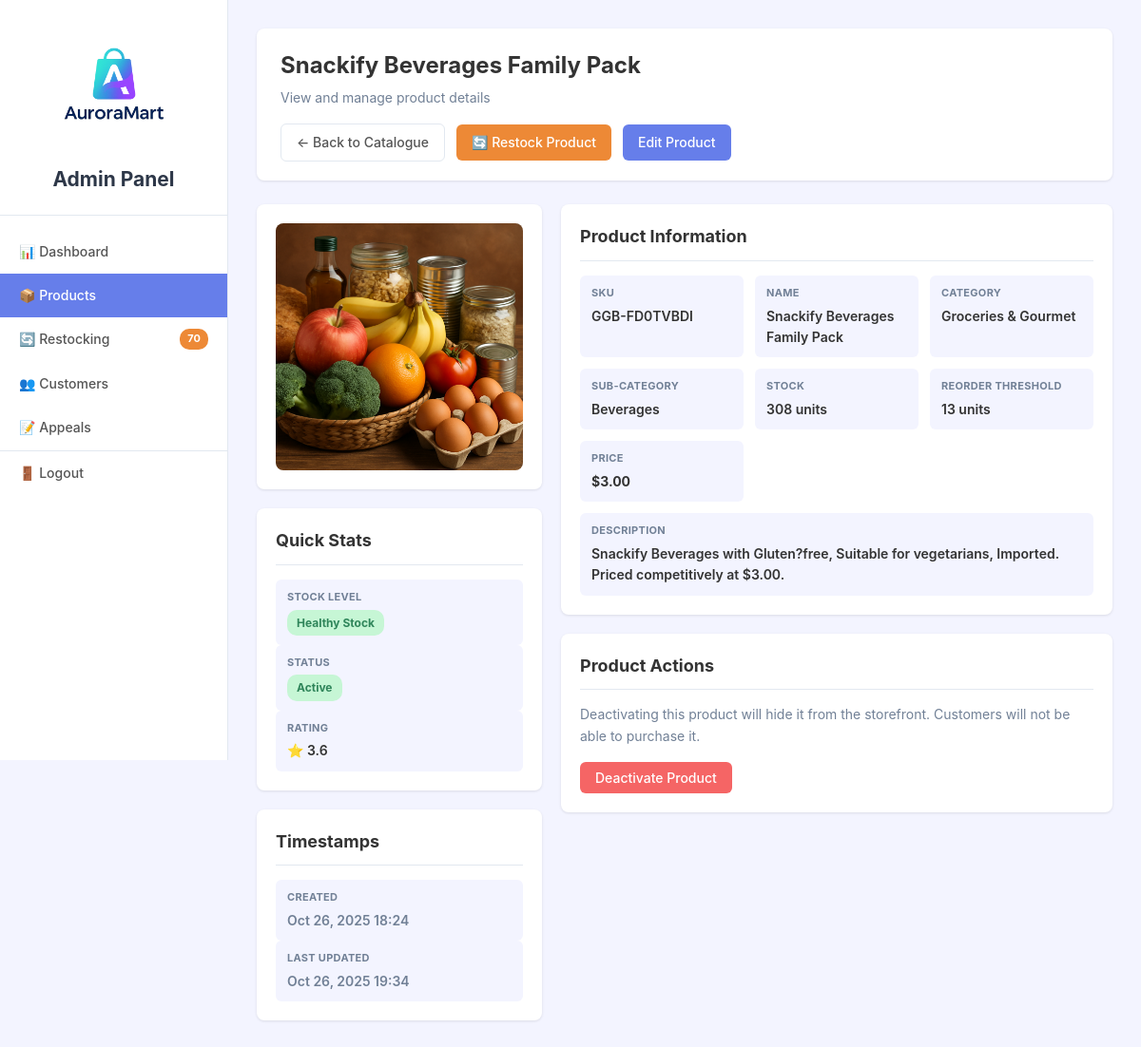
The page /adminpanel/products/1/ (signed in) on the database its author committed.
### storefront/models.py (models this page shows, shortened)
class Product(models.Model):
    sku = models.CharField(max_length=50, unique=True)
    slug = models.SlugField(max_length=255, unique=True)
    name = models.CharField(max_length=255)
    description = models.TextField(blank=True)
    category = models.ForeignKey("Category", on_delete=models.CASCADE)
    stock = models.PositiveIntegerField(default=0)
    reorder_threshold = models.PositiveIntegerField(default=10)
    is_active = models.BooleanField(default=True)
    price = models.DecimalField(max_digits=10, decimal_places=2)
    rating = models.FloatField(
        validators=[MinValueValidator(0.0), MaxValueValidator(5.0)], default=0.0
    )
    image = models.ImageField(upload_to="product_images/", blank=True, null=True)
    created_at = models.DateTimeField(auto_now_add=True)
    updated_at = models.DateTimeField(auto_now=True)
    @property
    def image_url(self):
        if self.image:
            return self.image.url
        category_images = {
            "Automotive": "Automotive.png",
            "Beauty & Personal Care": "Beauty and Personal Care.png",
            "Books": "Books.png",
            "Electronics": "Electronics.png",
            "Fashion - Men": "Fashion - Men.png",
            "Fashion - Women": "Fashion - Women.png",
            "Groceries & Gourmet": "Groceries and Gourmet.png",
            "Health": "Health.png",
            "Home & Kitchen": "Home and Kitchen.png",
            "Pet Supplies": "Pet Supplies.png",
            "Sports & Outdoors": "Sport and Outdoors.png",
            "Toys & Games": "Toys and Games.png",
        }
        category = self.category
        while category.parent is not None:
            category = category.parent
        parent_category_name = category.name
        default_image = category_images.get(parent_category_name, "Placeholder Img.png")
        return f"/static/img/default_categories/{default_image}"

class Category(models.Model):
    name = models.CharField(max_length=100)
    slug = models.SlugField(max_length=100, unique=True)
    parent = models.ForeignKey("self", null=True, blank=True, on_delete=models.CASCADE)
    class Meta:
        unique_together = [["name", "parent"]]
    def __str__(self):
        return self.name

### adminpanel/views.py (the view, shortened to what this page needs)
# urls.py: path("products/<int:pk>/", views.product_detail, name="product_detail"),
@login_required(login_url="/login")
@user_passes_test(is_admin_or_staff, login_url="/login")
def product_detail(request, pk):
    product = get_object_or_404(Product, pk=pk)
    editing = request.GET.get("edit") == "true"
    form = None
    just_updated = request.GET.get("updated") == "true"
    return render(
        request,
        "adminpanel/products/product_detail.html",
        {
            "product": product,
            "editing": editing,
            "form": form,
            "just_updated": just_updated,
        },
    )

### adminpanel/templates/adminpanel/products/product_detail.html (shortened to what this page needs)
{% extends 'adminpanel/base/detail_view.html' %}
{% block page_title %}{{ product.name }}{% endblock %}
{% block page_subtitle %}
    <p class="admin-header-subtitle">View and manage product details</p>
{% endblock %}
{% block header_actions %}
    <a href="{% url 'products' %}" class="btn btn-ghost">← Back to Catalogue</a>
    {% if not editing %}
        <a href="{% url 'add_stock' pk=product.pk %}" class="btn btn-secondary" style="background-color: var(--warning-color); color: white;">
            🔄 Restock Product
        </a>
        <a href="?edit=true" class="btn btn-primary">Edit Product</a>
    {% endif %}
{% endblock %}
{% block detail_content %}
<div class="detail-container">
    <div class="detail-sidebar">
        <div class="card">
            <div class="card-body" style="text-align: center;">
                <img src="{{ product.image_url }}"
                     alt="{{ product.name }}"
                     style="max-width: 100%; height: auto; border-radius: 8px; border: 1px solid var(--border-color);">
            </div>
        </div>
        <div class="card">
            <div class="card-header">
                <h3 class="card-title">Quick Stats</h3>
            </div>
            <div class="card-body">
                <div class="info-item">
                    <div class="info-label">Stock Level</div>
                    <div class="info-value">
                        {% if product.stock == 0 %}
                            <span class="badge badge-danger">Out of Stock</span>
                        {% elif product.stock <= product.reorder_threshold %}
                            <span class="badge badge-warning">Low Stock</span>
                        {% else %}
                            <span class="badge badge-success">Healthy Stock</span>
                        {% endif %}
                    </div>
                </div>
                <div class="info-item">
                    <div class="info-label">Status</div>
                    <div class="info-value">
                        {% if product.is_active %}
                            <span class="badge badge-success">Active</span>
                        {% else %}
                            <span class="badge badge-danger">Inactive</span>
                        {% endif %}
                    </div>
                </div>
                <div class="info-item">
                    <div class="info-label">Rating</div>
                    <div class="info-value">
                        {% if product.rating %}
                            ⭐ {{ product.rating }}
                        {% else %}
                            <span class="text-muted">No ratings yet</span>
                        {% endif %}
                    </div>
                </div>
            </div>
        </div>
        <div class="card">
            <div class="card-header">
                <h3 class="card-title">Timestamps</h3>
            </div>
            <div class="card-body">
                <div class="info-item">
                    <div class="info-label">Created</div>
                    <div class="info-value text-muted">{{ product.created_at|date:"M d, Y H:i" }}</div>
                </div>
                <div class="info-item">
                    <div class="info-label">Last Updated</div>
                    <div class="info-value text-muted">{{ product.updated_at|date:"M d, Y H:i" }}</div>
                </div>
            </div>
        </div>
    </div>
    <div class="detail-main">
        {% if editing %}
            <div class="card">
                <div class="card-header" style="padding-bottom: 12px;">
                    <h2 class="card-title" style="font-size: 20px; margin-bottom: 6px;">Edit Product Information</h2>
                    <p class="text-muted" style="font-size: 14px; margin: 0;">Update the product details below</p>
                </div>
                <div class="card-body" style="padding: 24px;">
                    <form method="post" enctype="multipart/form-data">
                        {% csrf_token %}
                        <div class="form-grid">
                            {% for field in form %}
                                {% if field.name == 'category' %}
                                    <div class="form-group">
                                        <label class="form-label">{{ field.label }}</label>
                                        <select name="{{ form.category.name }}" class="form-input">
                                            <option value="">-- Select Category --</option>
                                            {% for main in form.main_categories %}
                                                <optgroup label="{{ main.name }}">
                                                    {% for sub in main.category_set.all %}
                                                        <option {% if sub.id == form.category.value %}selected{% endif %} value="{{ sub.id }}">
                                                            {{ sub.name }}
                                                        </option>
                                                    {% endfor %}
                                                </optgroup>
                                            {% endfor %}
                                        </select>
                                        {% if field.errors %}
                                            <span class="form-error">{{ field.errors }}</span>
                                        {% endif %}
                                    </div>
                                {% elif field.name != 'is_active' %}
                                    <div class="form-group {% if field.name == 'description' %}form-group-full{% endif %}">
                                        <label class="form-label">{{ field.label }}</label>
                                        {{ field }}
                                        {% if field.errors %}
                                            <span class="form-error">{{ field.errors }}</span>
                                        {% endif %}
                                        {% if field == form.stock %}
                                            <p class="text-muted" style="font-size: 13px; margin-top: 8px;">
                                                Add new stock only in the <a href="{% url 'restock' %}" style="color: var(--primary-color); text-decoration: underline;">restock dashboard</a>.
                                            </p>
                                        {% endif %}
                                    </div>
                                {% endif %}
                            {% endfor %}
                        </div>
                        <div class="form-actions">
                            <button type="submit" class="btn btn-success" style="font-size: 15px; padding: 12px 24px;">Save Changes</button>
                            <a href="{% url 'product_detail' pk=product.pk %}" class="btn btn-ghost" style="font-size: 15px; padding: 12px 24px;">Cancel</a>
                        </div>
                    </form>
                </div>
            </div>
        {% else %}
            <div class="card">
                <div class="card-header">
                    <h2 class="card-title">Product Information</h2>
                </div>
                <div class="card-body">
                    <div class="info-grid">
                        <div class="info-item">
                            <div class="info-label">SKU</div>
                            <div class="info-value"><code>{{ product.sku }}</code></div>
                        </div>
                        <div class="info-item">
                            <div class="info-label">Name</div>
                            <div class="info-value">{{ product.name }}</div>
                        </div>
                        <div class="info-item">
                            <div class="info-label">Category</div>
                            <div class="info-value">{{ product.category.parent }}</div>
                        </div>
                        <div class="info-item">
                            <div class="info-label">Sub-category</div>
                            <div class="info-value">{{ product.category }}</div>
                        </div>
                        <div class="info-item">
                            <div class="info-label">Stock</div>
                            <div class="info-value">{{ product.stock }} units</div>
                        </div>
                        <div class="info-item">
                            <div class="info-label">Reorder Threshold</div>
                            <div class="info-value">{{ product.reorder_threshold }} units</div>
                        </div>
                        <div class="info-item">
                            <div class="info-label">Price</div>
                            <div class="info-value"><strong>${{ product.price }}</strong></div>
                        </div>
                        <div class="info-item" style="grid-column: 1 / -1;">
                            <div class="info-label">Description</div>
                            <div class="info-value">{{ product.description }}</div>
                        </div>
                    </div>
                </div>
            </div>
        {% endif %}
        <div class="card" style="{% if product.is_active %}border-left: 4px solid var(--danger);{% else %}border-left: 4px solid var(--success);{% endif %}">
            <div class="card-header">
                <h3 class="card-title">Product Actions</h3>
            </div>
            <div class="card-body">
                {% if product.is_active %}
                    <p class="text-muted" style="margin-bottom: 16px;">Deactivating this product will hide it from the storefront. Customers will not be able to purchase it.</p>
                    <form method="post" action="{% url 'deactivate_product' pk=product.pk %}">
                        <button type="submit" class="btn btn-danger">Deactivate Product</button>
                    </form>
                {% endif %}
            </div>
        </div>
    </div>
</div>
{% endblock %}

### rows shown on the page
Product: name "Snackify Beverages Family Pack", rating "3.6", created_at "Oct 26, 2025 18:24", updated_at "Oct 26, 2025 19:34", sku "GGB-FD0TVBDI", category.parent "Groceries & Gourmet", category "Beverages", stock "308", reorder_threshold "13", price "3.00", description "Snackify Beverages with Gluten?free, Suitable for vegetarians, Imported. Priced competitively at $3.00."

### other values the page prints
{{ low_stock_count }} "70"
